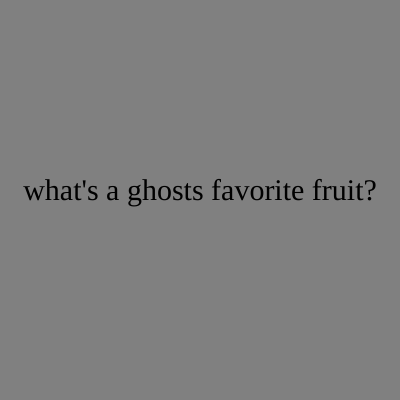
Frame 1 (no input)
Frame 60 (no input): identical to frame 1, image omitted
Frame 120 (the mouse pressed at the canvas centre since frame 60): identical to frame 1, image omitted

The p5.js sketch that drew this single still picture (run headless with seeded random() and noise() and a simulated clock; from frame 60 on, the mouse is pressed at the canvas centre):

// p5.js sketch
// ── sketch.js
let state = 0;

function setup() {
  createCanvas(400, 400);
  textAlign(CENTER);
  rectMode(CENTER);
  textSize(18);
  textFont("Georgia");
}

function draw() {
  background(100);

  switch (state) {

    case 0:
      background("grey") ;
      fill('black');
      textSize(30);
      text("what's a ghosts favorite fruit?", width/2, height/2);
      break;

    case 1:
      background('blue');
      fill('white');
      text("BOO-berry!", width/2, height/2);
      break;

  }
}

function mouseReleased() {
  state++;
  if (state > 1) state = 0;

}
